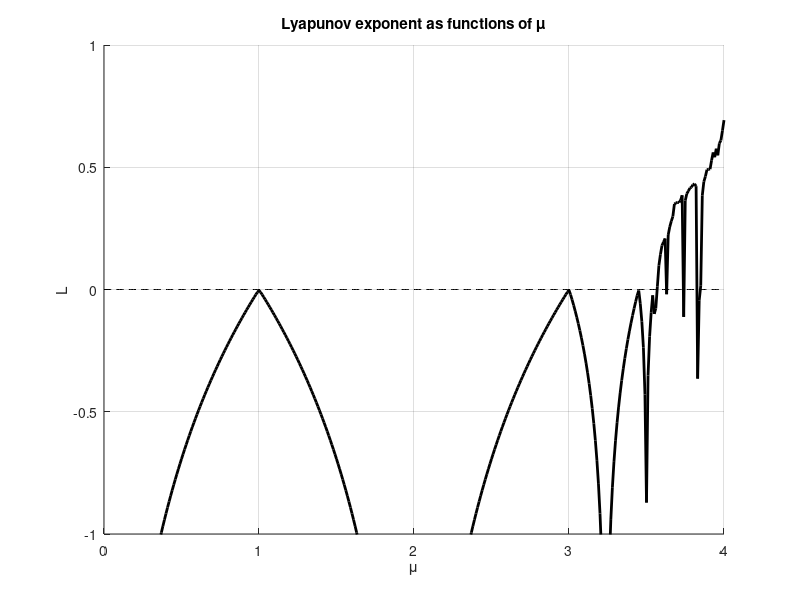

MATLAB code for this plot:
clc; clear;
mu = 0:0.01:4; % parameter range
T = 2000;
x = zeros(T,1);

for k = 1:1

x(1) = 0.1;

for j = 1:length(mu)
    y=0; pai=3.17;
    for i=1:T
      x(i+1) = mu(j)*x(i)*(1-x(i));    
        temp=log(abs(mu(j)*(1-2*x(i)))); 
        if (i>50)
            y=y+temp;
        end
    end
    L2(j,k) = y/(T-50);
    
end

end

L = mean(L2,2);
grid
hold on
plot(mu,L,'k','linewidth',2)
plot(mu,zeros(length(mu),1),'k--')
hold off
ylim([-1 1])
xlabel('\mu'),ylabel('L')
title('Lyapunov exponent as functions of \mu')